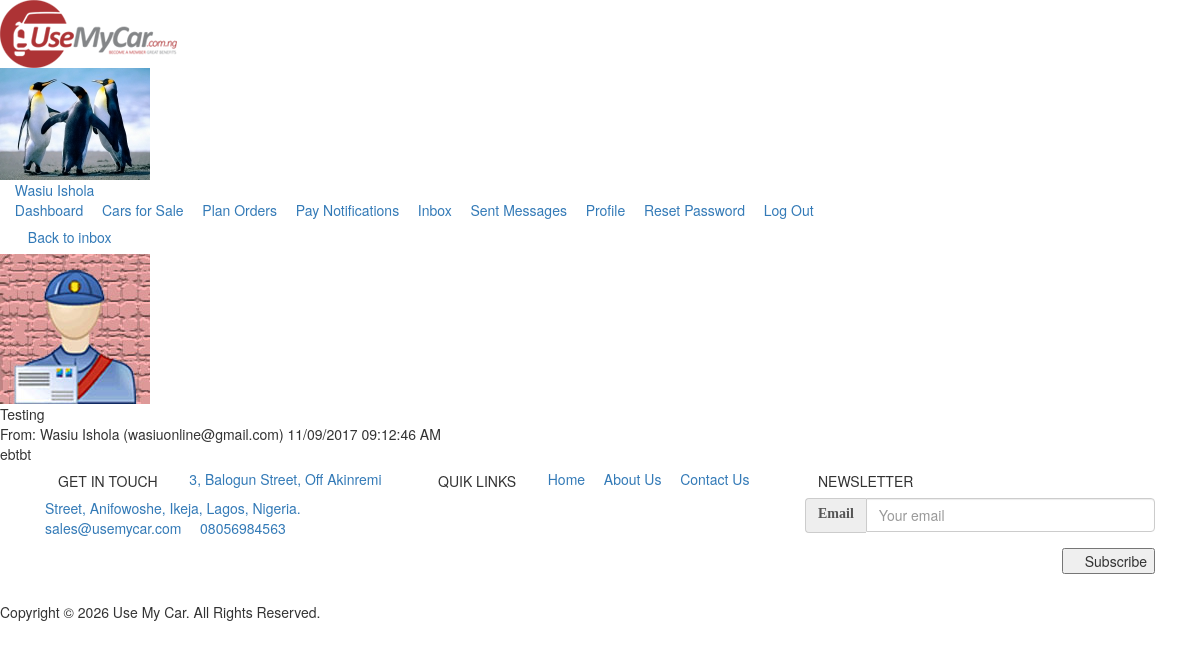
Page /caradmin/inbox.php?view=2&pn=1 (signed in) on the committed database.
### tables this page shows
CREATE TABLE `admin_messages` (
  `id` int(100) NOT NULL,
  `ticket_id` varchar(20) NOT NULL DEFAULT '',
  `sender_name` varchar(50) NOT NULL DEFAULT '',
  `sender_email` varchar(50) NOT NULL DEFAULT '',
  `sender_phone` varchar(50) NOT NULL DEFAULT '',
  `recipient_name` varchar(50) NOT NULL DEFAULT '',
  `recipient_email` varchar(50) NOT NULL DEFAULT '',
  `subject` varchar(200) NOT NULL DEFAULT '',
  `message` longtext NOT NULL,
  `viewed` tinyint(1) NOT NULL DEFAULT '0',
  `inbox` tinyint(1) UNSIGNED NOT NULL DEFAULT '0',
  `sent` tinyint(1) UNSIGNED NOT NULL DEFAULT '0',
  `date_time` datetime NOT NULL DEFAULT CURRENT_TIMESTAMP ON UPDATE CURRENT_TIMESTAMP
);

### classes/db-class.php (called while the page is built, shortened)
<?php
    class DB {
        protected $db_name = "usemycar";
        protected $db_user = "root";
        protected $db_pass = "";
        protected $db_host = "localhost";
        public $connection = '';
        public function connect() {
            $this->connection = mysqli_connect($this->db_host, $this->db_user, $this->db_pass, $this->db_name);
            mysqli_select_db($this->connection, $this->db_name);
            return true;
        }
        public function select($table, $where, $columns ='*', $order='', $limit='') {
            $sql = "SELECT $columns FROM $table $where $order $limit";
            $result = mysqli_query($this->connection, $sql);
            if($result){
                return $result;
            }else{
                return null;
            }
        }
    }
?>

### caradmin/inbox.php (the view, shortened to what this page needs)
<?php include_once("../includes/admin-header.php"); ?>
<?php
$view = nr_input("view");
?>
<?php
if(!empty($view)){
$result = $db->select("admin_messages", "WHERE id='$view' AND recipient_email = '$gen_email' AND inbox = '1'", "*", "");
if(count_rows($result) == 1){
$row = fetch_data($result);
$subject = $row["subject"];
$message = $row["message"];
$sender_name = $row["sender_name"];
$sender_email = $row["sender_email"];
$date = min_full_date($row["date_time"]);
?>
<div class="reply-content-wrapper ">
<div><a href="inbox.php?pn=<?php echo $pn; ?>" class="btn gen-btn"><i class="fa fa-arrow-left"></i> Back to inbox</a></div>
<div class="view-wrapper ">
<div class="view-header ">
<div class="header-img"><img src="../images/post.jpg" ></div>
<div class="header-content">
<div class="view-title"><?php echo $subject; ?></div>
<div class="view-title-details">From: <?php echo "{$sender_name} ({$sender_email}) {$date}"; ?></div>
</div>
</div>
<div class="view-content">
<?php echo ($sender_email == $gen_email)?html_entity_decode($message):$message; ?>
</div>
</div>
</div>
<?php
}else{
echo "<div class='alert alert-danger alert-dismissable fade in'>No messages found at the moment.</div>";
}
}
?>
</div>
</div>
</div>
<?php require_once("../includes/portal-footer.php"); ?>

### rows in the picture
admin_messages: subject "Testing", sender_name "Wasiu Ishola", sender_email "wasiuonline@gmail.com", date_time "11/09/2017 09:12:46 AM", message "ebtbt"

### other values in the picture
$username "Wasiu Ishola"
$gen_email "sales@usemycar.com"
$gen_phone "08056984563"
$gen_name "Use My Car"
